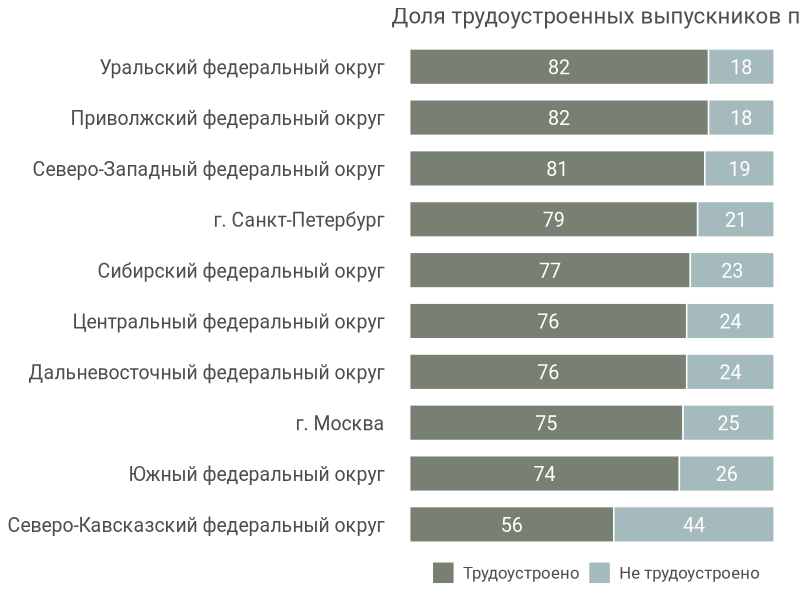
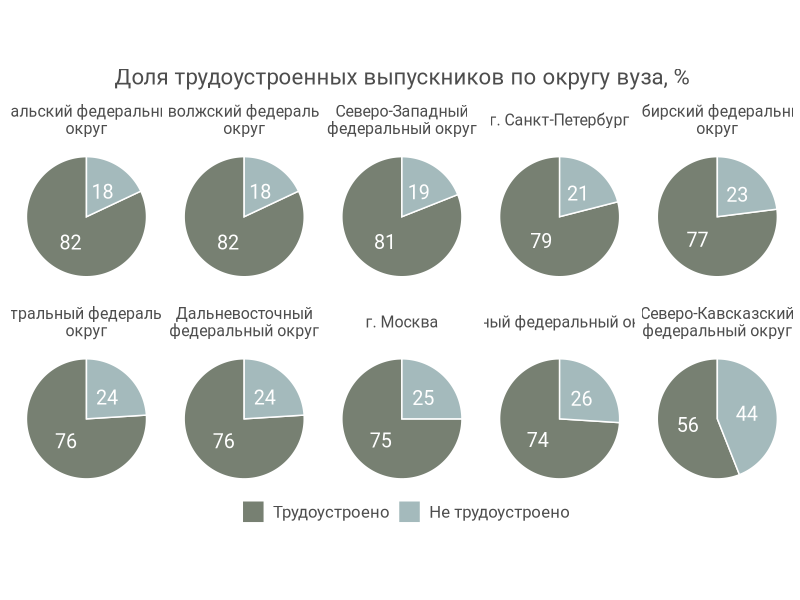
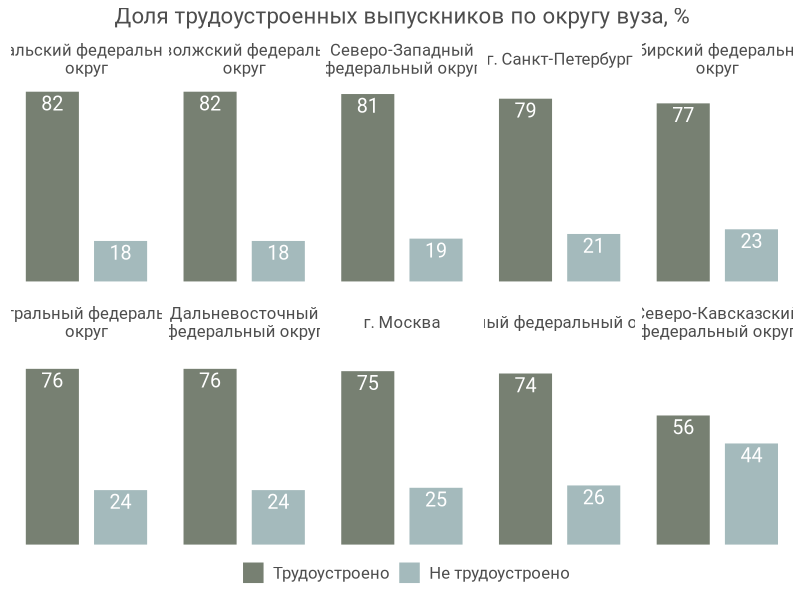
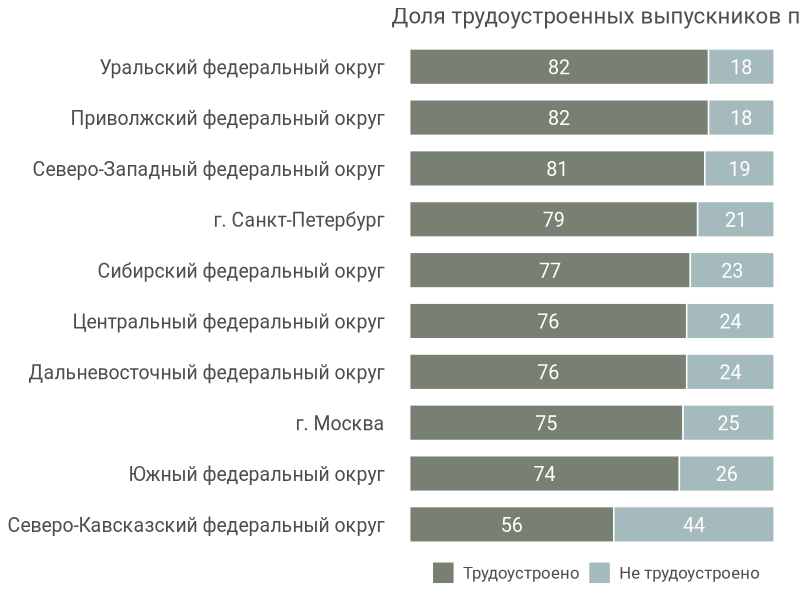
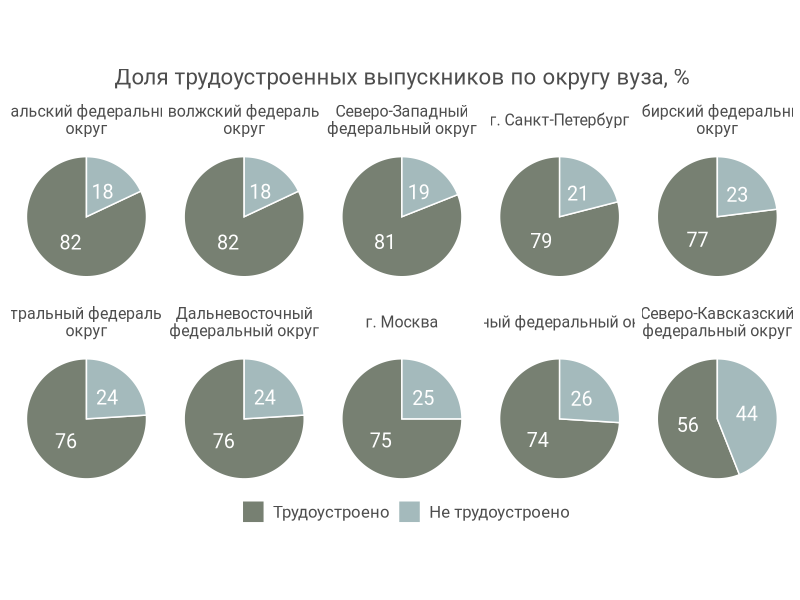
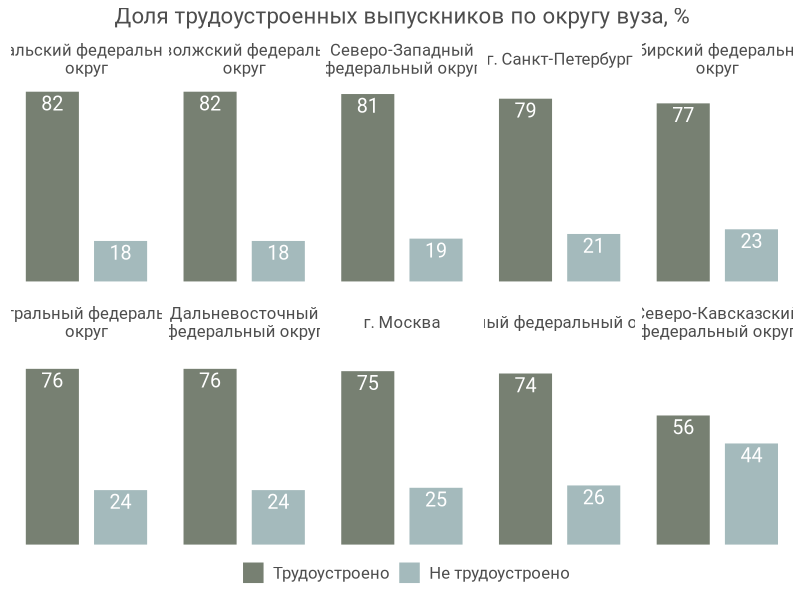

R code for these plots, in order:
# Employment by federal districts
# Source: http://vo.graduate.edu.ru/booklet#/?year=2014&board=4

# Load libraries ----
library("reshape2")
library("ggplot2")
library("forcats")

# Prepare data ----
d <- read.csv("data/trud_district.csv", stringsAsFactors = FALSE)

# Get the unemployment fraction
d$unemployed <- 1 - d$employed

# Transform table to wide format (for now ignore the threshold variable)
dm <- melt(d[, -3], id = c("district"))

# For ordering colors and rows
dm$variable <- fct_rev(dm$variable)
dm$district <- fct_reorder(dm$district[1:10], dm$value[1:10])

# Stacked bar ----
distr_empl <- ggplot(data = dm, aes(x = district, y = value, fill = variable)) +
  geom_bar(stat = "identity", width = 0.7, color = "white", alpha = 0.7) +
  geom_text(aes(label = value * 100), 
            position = position_fill(vjust = 0.5),
            family = "Roboto",
            color = "white",
            size = 5) +
  scale_fill_manual(name = "", 
                    values = c("#7D9C9F", "#3D4935"),
                    labels = c("Не трудоустроено", "Трудоустроено")) +
  scale_y_continuous(breaks = c(0, 0.5, 1), labels = c(0, 50, 100)) +
  coord_flip() +
  labs(title = "Доля трудоустроенных выпускников по округу вуза, %") +
  theme_bw() +
  theme(panel.border = element_blank(),
        panel.background = element_blank(),
        panel.grid = element_blank(),
        axis.ticks = element_blank(),
        axis.text.x = element_blank(),
        axis.title = element_blank(),
        axis.text.y = element_text(family = "Roboto", size = 14, color = "grey30"),
        legend.text = element_text(family = "Roboto", size = 12, color = "grey30"),
        legend.position = "bottom",
        legend.box.margin = margin(t = -15, unit = "pt"),
        plot.title = element_text(family = "Roboto", size = 16, color = "grey30")) +
  guides(fill = guide_legend(reverse = TRUE))

distr_empl

# Save plot
ggsave("me_trud_after/stacked_bar.png", distr_empl, width = 12, height = 6, units = "in")

# Facet pie ----
distr_empl_pie <- ggplot(data = dm, aes(x = 1, y = value, fill = variable)) +
  geom_bar(stat = "identity", width = 1, color = "white", alpha = 0.7) +
  geom_text(aes(label = value * 100),
            position = position_fill(vjust = 0.5),
            family = "Roboto",
            color = "white",
            size = 5) +
  scale_fill_manual(name = "", 
                    values = c("#7D9C9F", "#3D4935"),
                    labels = c("Не трудоустроено", "Трудоустроено")) +
  facet_wrap(~fct_rev(district), nrow = 2, labeller = label_wrap_gen(width = 25, multi_line = TRUE)) +
  coord_polar(theta = "y", direction = -1) +
  labs(title = "Доля трудоустроенных выпускников по округу вуза, %") +
  theme_bw() +
  theme(panel.border = element_blank(),
        panel.background = element_blank(),
        panel.grid = element_blank(),
        axis.ticks = element_blank(),
        axis.text = element_blank(),
        axis.title = element_blank(),
        legend.text = element_text(family = "Roboto", size = 12, color = "grey30"),
        legend.position = "bottom",
        legend.box.margin = margin(t = -15, unit = "pt"),
        strip.background = element_blank(),
        strip.text = element_text(family = "Roboto", size = 11.5, color = "grey30"),
        plot.title = element_text(family = "Roboto", size = 16, color = "grey30", hjust = 0.5)) +
  guides(fill = guide_legend(reverse = TRUE))

distr_empl_pie

# Save plot
ggsave("me_trud_after/pie.png", distr_empl_pie, width = 12, height = 6, units = "in")

# Facet dodge ----
distr_empl_dodge <- ggplot(data = dm, aes(x = fct_rev(variable), y = value, fill = variable)) +
  geom_bar(stat = "identity", width = 0.8, color = "white", alpha = 0.7, position = position_dodge()) +
  geom_text(aes(label = value * 100),
            position = position_dodge(width = 0.8),
            family = "Roboto",
            color = "white",
            size = 5,
            vjust = 1.3) +
  scale_fill_manual(name = "", 
                    values = c("#7D9C9F", "#3D4935"),
                    labels = c("Не трудоустроено", "Трудоустроено")) +
  facet_wrap(~fct_rev(district), nrow = 2, labeller = label_wrap_gen(width = 25, multi_line = TRUE)) +
  labs(title = "Доля трудоустроенных выпускников по округу вуза, %") +
  theme_bw() +
  theme(panel.border = element_blank(),
        panel.background = element_blank(),
        panel.grid = element_blank(),
        axis.ticks = element_blank(),
        axis.text = element_blank(),
        axis.title = element_blank(),
        legend.text = element_text(family = "Roboto", size = 12, color = "grey30"),
        legend.position = "bottom",
        legend.box.margin = margin(t = -15, unit = "pt"),
        strip.background = element_blank(),
        strip.text = element_text(family = "Roboto", size = 12, color = "grey30"),
        plot.title = element_text(family = "Roboto", size = 16, color = "grey30", hjust = 0.5)) +
  guides(fill = guide_legend(reverse = TRUE))

distr_empl_dodge

# Save plot
ggsave("me_trud_after/bar_dodge.png", distr_empl_dodge, width = 12, height = 6, units = "in")